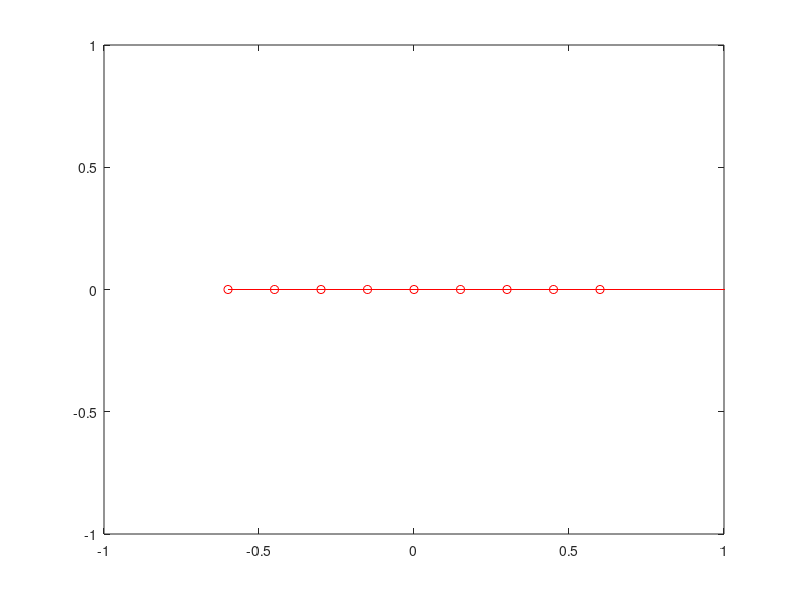

Reproduce this figure in MATLAB.
clear

Fc = 1e9;                          % carrier frequency
wavelength = (3*10^8 / Fc);

d = (3*10^8 / Fc)/2;     % half wavelength in meters @ center frequency Fc in Hz
N = 9;                  % number of array elements
array = [-4*d, -3*d, -2*d, -1*d, 0, d, 2*d, 3*d, 4*d]; % linear element array
figure()

for angle = 1:180
    clf
    plot(array,0,'or');
    axis([-1,1,-1,1])
    hold on 
    
    aoa = angle;                    % 45 degree incoming signal
    aoaradians = aoa*pi/180;        % in radians

    % Calculate phase delay using equation here (http://www.radartutorial.eu/06.antennas/Phased%20Array%20Antenna.en.html)
    phasedelay = 2*pi*array*sin(aoaradians)/wavelength;
    phasedelay = mod(abs(phasedelay),(2*pi)).*(phasedelay./abs(phasedelay));
    % phasedelayradians = pd*pi/180;

    % This is more likely calculation based on (https://web.wpi.edu/Pubs/E-project/Available/E-project-101012-211424/unrestricted/DirectionFindingPaper.pdf)    
    %pi_aoa = asin(wavelength*(phasedelay/(2*pi))./array);
    % Or more simply from wikipedia (same result)
    pi_aoa = asin((wavelength*phasedelay)./(2*pi*array));
    pi_aoa = pi_aoa*180/pi
    
    
    for i = 1:N
        mag = 1;
        ang = pi_aoa(i);
        x = array(i);
        y = 0;
        plot([x mag*cos(ang*pi/180)+x],[y mag*sin(ang*pi/180)+y], 'r'); 
    end
    pause
end